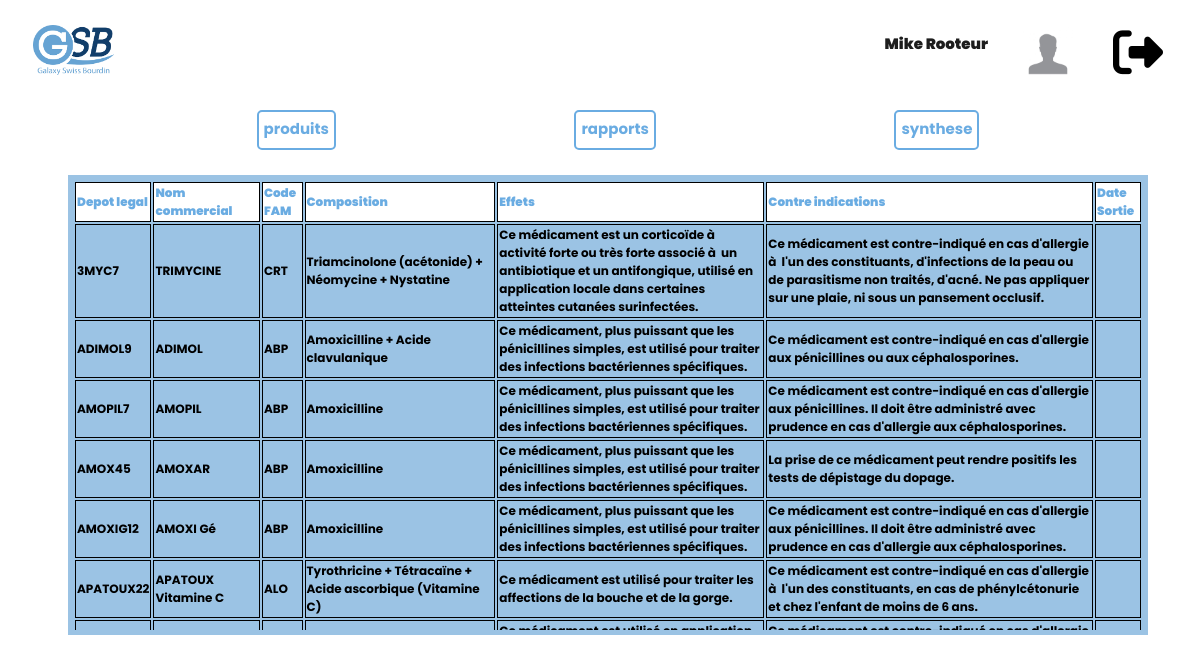
Screenshot of /produit.php (signed in) with the database file from the repository.
### tables this page shows
CREATE TABLE IF NOT EXISTS `produit` (
  `MED_DEPOTLEGAL` varchar(9) DEFAULT NULL,
  `MED_NOMCOMMERCIAL` varchar(19) DEFAULT NULL,
  `FAM_CODE` varchar(3) DEFAULT NULL,
  `MED_COMPOSITION` varchar(80) DEFAULT NULL,
  `MED_EFFETS` varchar(194) DEFAULT NULL,
  `MED_CONTREINDIC` varchar(236) DEFAULT NULL,
  `MED_PRIXECHANTILLON` varchar(0) DEFAULT NULL
);

### produit.php (the view, shortened to what this page needs)
<?php
$connexion = pdo();
$sql1 = "SELECT * FROM produit  ";
$reponse1 = $connexion->query($sql1);
?>
<!DOCTYPE html>
<html lang="en">
<head>
    <link rel="stylesheet" href="style_rapport.css">
</head>
<body>
<header>
    <div class="logo">
    <img src="logo.png" alt="">
    </div>
    <div class="id">
    <div class="id_name">
    <p>
    <?php echo $_SESSION['prenom']; ?> <?php echo $_SESSION['nom']; ?>
    </p>
    </div>
    <div class="id_photo">
    <img src="pp.jpg" alt="">
    </div>
    <a href="logout.php">
    <i class="fas fa-sign-out-alt"></i>
    </a>
    </div>
</header>
<nav>
    <li>
    <a href="">produits</a>
    <a href="rapport.php">rapports</a>
    <a href="synthese.php">synthese</a>
    </li>
</nav>
<main>
    <div class="result_produit">
    <table>
    <thead>
        <tr>
            <td>Depot legal</td>
            <td>Nom commercial</td>
            <td>Code FAM</td>
            <td>Composition</td>
            <td>Effets</td>
            <td>Contre indications</td>
            <td>Date Sortie</td>
        </tr>
    </thead>
    <tbody>
        <?php
            while ($data1 = $reponse1->fetch()) { ?>
    <tr>
    <td>
    <?php
    echo $data1['MED_DEPOTLEGAL']
    ?>
    </td>
    <td>
    <?php
    echo $data1['MED_NOMCOMMERCIAL']
    ?>
    </td>
    <td>
    <?php
    echo $data1['FAM_CODE']
    ?>
    </td>
    <td>
    <?php
    echo $data1['MED_COMPOSITION']
    ?>
    </td>
    <td>
    <?php
    echo $data1['MED_EFFETS']
    ?>
    </td>
    <td>
    <?php
    echo $data1['MED_CONTREINDIC']
    ?>
    </td>
    <td>
    </td>
    </tr>
    <?php
     }
     ?>
     </tbody>
     </table>
    </div>
</main>
</body>
</html>

### style_rapport.css (style rules this page uses)
body { font-family: 'Poppins', sans-serif; font-size: 15px; font-weight: bolder; width: 100vw; overflow-x: hidden; }
header { position: relative; height: 50px; margin: 25px; }
main { display: inline-flex; justify-content: space-evenly; height: 450px; width: 90vw; position: relative; left: 50%; transform: translateX(-50%); margin-top: 15px; }
thead { color: rgb(106, 172, 226); font-weight: bolder; background: white; }
td { font-size: 12px; border: solid 1px black; }
.result_produit { background: rgb(155, 195, 228);; height: 100%; width: 100%; overflow-x: hidden; overflow-y: auto; border: solid 5px rgb(155, 195, 228); }
.id { position: absolute; top: 50%; right: 0%; transform: translatey(-50%); display: inline-flex; }
.id > * { margin: 20px; font-size: 15px; }
.id_name { margin-right: 15px; color: rgb(29, 29, 29); font-weight: bolder; }
.id_photo { position: relative; }
.id_photo > img { width: 50px; height: auto; margin-top: 10px; }
.logo { position: absolute; top: 0%; left: 0%; }
.logo > img { height: 50px; width: auto; }
nav { display: inline-flex; max-width: 90vw; height: 40px; margin: 10px; }
li { display: inline-flex; justify-content: space-evenly; min-width: 100vw; max-width: 100vw; font-size: 15px; }
li > a { font-size: 15px; color: rgb(106, 172, 226); border:solid 2px rgb(106, 172, 226); border-radius: 5px; text-decoration: none; padding: 5px; }
.fa-sign-out-alt { color: black; font-size: 50px; margin-top: 10px; }

### rows the page displays
produit: MED_DEPOTLEGAL "3MYC7", MED_NOMCOMMERCIAL "TRIMYCINE", FAM_CODE "CRT", MED_COMPOSITION "Triamcinolone (acétonide) + Néomycine + Nystatine", MED_EFFETS "Ce médicament est un corticoïde à activité forte ou très forte associé à un antibiotique et un antifongique, utilisé en application locale dans certaines atteintes cutanées surinfectées.", MED_CONTREINDIC "Ce médicament est contre-indiqué en cas d'allergie à l'un des constituants, d'infections de la peau ou de parasitisme non traités, d'acné. Ne pas appliquer sur une plaie, ni sous un pansement occlusif."
produit: MED_DEPOTLEGAL "ADIMOL9", MED_NOMCOMMERCIAL "ADIMOL", FAM_CODE "ABP", MED_COMPOSITION "Amoxicilline + Acide clavulanique", MED_EFFETS "Ce médicament, plus puissant que les pénicillines simples, est utilisé pour traiter des infections bactériennes spécifiques.", MED_CONTREINDIC "Ce médicament est contre-indiqué en cas d'allergie aux pénicillines ou aux céphalosporines."
produit: MED_DEPOTLEGAL "AMOPIL7", MED_NOMCOMMERCIAL "AMOPIL", FAM_CODE "ABP", MED_COMPOSITION "Amoxicilline", MED_EFFETS "Ce médicament, plus puissant que les pénicillines simples, est utilisé pour traiter des infections bactériennes spécifiques.", MED_CONTREINDIC "Ce médicament est contre-indiqué en cas d'allergie aux pénicillines. Il doit être administré avec prudence en cas d'allergie aux céphalosporines."
produit: MED_DEPOTLEGAL "AMOX45", MED_NOMCOMMERCIAL "AMOXAR", FAM_CODE "ABP", MED_COMPOSITION "Amoxicilline", MED_EFFETS "Ce médicament, plus puissant que les pénicillines simples, est utilisé pour traiter des infections bactériennes spécifiques.", MED_CONTREINDIC "La prise de ce médicament peut rendre positifs les tests de dépistage du dopage."
produit: MED_DEPOTLEGAL "AMOXIG12", MED_NOMCOMMERCIAL "AMOXI Gé", FAM_CODE "ABP", MED_COMPOSITION "Amoxicilline", MED_EFFETS "Ce médicament, plus puissant que les pénicillines simples, est utilisé pour traiter des infections bactériennes spécifiques.", MED_CONTREINDIC "Ce médicament est contre-indiqué en cas d'allergie aux pénicillines. Il doit être administré avec prudence en cas d'allergie aux céphalosporines."
produit: MED_DEPOTLEGAL "APATOUX22", MED_NOMCOMMERCIAL "APATOUX Vitamine C", FAM_CODE "ALO", MED_COMPOSITION "Tyrothricine + Tétracaïne + Acide ascorbique (Vitamine C)", MED_EFFETS "Ce médicament est utilisé pour traiter les affections de la bouche et de la gorge.", MED_CONTREINDIC "Ce médicament est contre-indiqué en cas d'allergie à l'un des constituants, en cas de phénylcétonurie et chez l'enfant de moins de 6 ans."
produit: MED_EFFETS "Ce médicament est utilisé en application…", MED_CONTREINDIC "Ce médicament est contre-indiqué en cas d'allergie…"

### other values shown
$_SESSION['prenom'] "Mike"
$_SESSION['nom'] "Rooteur"
